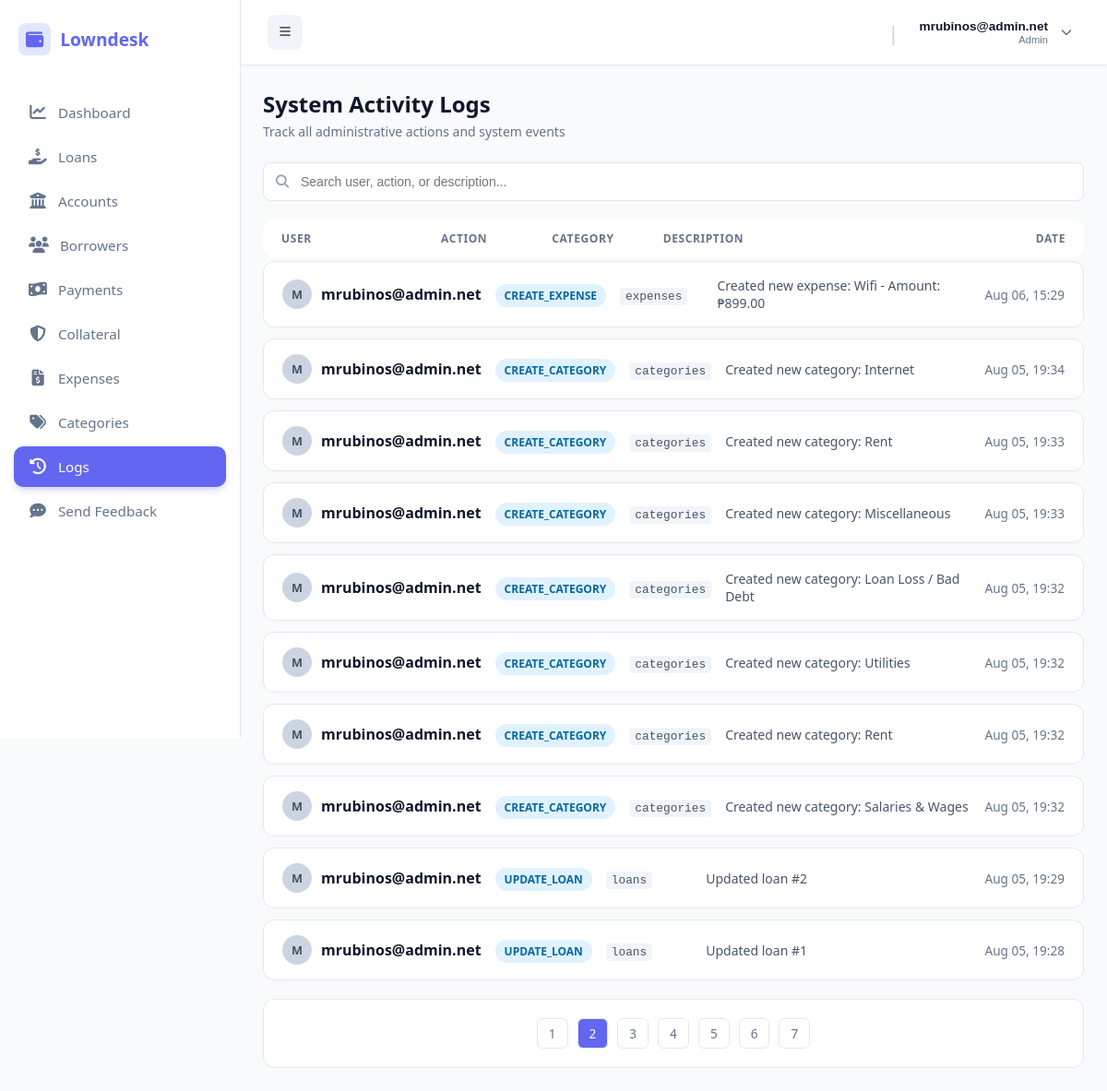
Screenshot of /public/index.php?url=activitylogs/index&page=2 (signed in) with the database file from the repository.
### tables this page shows
CREATE TABLE `activity_logs` (
  `id` int(11) NOT NULL,
  `company_id` int(11) NOT NULL,
  `user_id` int(11) NOT NULL,
  `action` varchar(50) NOT NULL,
  `table_name` varchar(50) DEFAULT NULL,
  `record_id` int(11) DEFAULT NULL,
  `description` text DEFAULT NULL,
  `ip_address` varchar(45) DEFAULT NULL,
  `created_at` timestamp NOT NULL DEFAULT current_timestamp()
);

CREATE TABLE `users` (
  `id` int(11) NOT NULL,
  `company_id` int(11) NOT NULL,
  `username` varchar(50) NOT NULL,
  `password` varchar(255) NOT NULL,
  `role` varchar(30) DEFAULT 'admin',
  `created_at` timestamp NOT NULL DEFAULT current_timestamp(),
  `status` tinyint(1) DEFAULT 1
);

### app/controllers/ActivityLogsController.php (called while the page is built, shortened)
<?php
require_once __DIR__ . '/../models/ActivityLog.php';
class ActivitylogsController {
    private $activityModel;
    public function __construct() {
        $this->activityModel = new ActivityLog();
    }
    public function index() {
        $company_id = $_SESSION['user']['company_id'];
        $limit = 10;
        $page = isset($_GET['page']) && (int)$_GET['page'] > 0 ? (int)$_GET['page'] : 1;
        $offset = ($page - 1) * $limit;
        $totalLogs = $this->activityModel->countByCompany($company_id);
        $totalPages = ceil($totalLogs / $limit);
        $logs = $this->activityModel->getPaginatedByCompany($company_id, $limit, $offset);
        require_once __DIR__ . '/../views/admin/activitylogs/index.php';
    }
}

### public/index.php (called while the page is built, shortened)
<?php
require_once __DIR__ . "/../app/core/Database.php";
require_once __DIR__ . "/../app/core/Model.php";
$init = new App();

### app/core/Database.php (called while the page is built)
<?php
class Database {
    private static $host = "localhost";
    private static $port = "3306";
    private static $db   = "loan_saas_db";
    private static $user = "root";
    private static $pass = "";
    public static function getConnection() {
        try {
            $conn = new PDO(
                "mysql:host=" . self::$host . ";port=" . self::$port . ";dbname=" . self::$db,
                self::$user,
                self::$pass
            );
            $conn->setAttribute(PDO::ATTR_ERRMODE, PDO::ERRMODE_EXCEPTION);
            $conn->setAttribute(PDO::ATTR_DEFAULT_FETCH_MODE, PDO::FETCH_ASSOC);
            return $conn;
        } catch (Exception $e) {
            die("Database connection failed: " . $e->getMessage());
        }
    }
}

### app/core/Model.php (called while the page is built, shortened)
<?php
require_once __DIR__ . "/Database.php";
class Model {
    public function __construct() {
        $this->conn = Database::getConnection();
    }
}

### app/models/ActivityLog.php (called while the page is built, shortened)
<?php
require_once __DIR__ . '/../core/Model.php';
class ActivityLog extends Model {
    public function countByCompany($company_id) {
        $stmt = $this->conn->prepare("SELECT COUNT(*) FROM activity_logs WHERE company_id = ?");
        $stmt->execute([$company_id]);
        return $stmt->fetchColumn();
    }
    public function getPaginatedByCompany($company_id, $limit, $offset) {
        $stmt = $this->conn->prepare("
            SELECT l.*, u.username
            FROM activity_logs l
            JOIN users u ON l.user_id = u.id
            WHERE l.company_id = ?
            ORDER BY l.created_at DESC
            LIMIT ? OFFSET ?
        ");
        $stmt->bindValue(1, (int)$company_id, PDO::PARAM_INT);
        $stmt->bindValue(2, (int)$limit, PDO::PARAM_INT);
        $stmt->bindValue(3, (int)$offset, PDO::PARAM_INT);
        $stmt->execute();
        return $stmt->fetchAll(PDO::FETCH_ASSOC);
    }
}

### app/views/admin/activitylogs/index.php (the view, shortened to what this page needs)
<?php require_once dirname(__DIR__, 2) . '/layouts/header.php'; ?>
<div class="page-container">
    <div class="page-header">
        <div>
            <h1 class="page-title">System Activity Logs</h1>
            <p class="page-subtitle">Track all administrative actions and system events</p>
        </div>
    </div>
    <div class="filter-card">
        <div class="search-wrapper">
            <i class="fas fa-search search-icon"></i>
            <input type="text" id="searchInput" class="search-input" placeholder="Search user, action, or description..." onkeyup="filterLogs()">
        </div>
    </div>
    <div class="log-list">
        <div class="log-row header">
            <div>User</div>
            <div>Action</div>
            <div>Category</div>
            <div>Description</div>
            <div style="text-align: right;">Date</div>
        </div>
        <?php if (empty($logs)): ?>
            <div style="padding: 40px; text-align: center; color: #94a3b8; background: #ffffff; border: 1px solid #e2e8f0; border-radius: 12px;">No recent activities found.</div>
        <?php else: ?>
            <?php foreach ($logs as $log): ?>
                <div class="log-row log-item"
                     data-username="<?= strtolower(htmlspecialchars($log['username'])) ?>"
                     data-action="<?= strtolower(htmlspecialchars($log['action'])) ?>"
                     data-table="<?= strtolower(htmlspecialchars($log['table_name'])) ?>"
                     data-description="<?= strtolower(htmlspecialchars($log['description'])) ?>">
                    <div data-label="User" style="display: flex; align-items: center;">
                        <div style="display: flex; align-items: center; width: 100%;">
                            <div class="avatar-mini"><?= strtoupper(substr($log['username'], 0, 1)) ?></div>
                            <strong style="color: #0f172a;"><?= htmlspecialchars($log['username']) ?></strong>
                        </div>
                    </div>
                    <div data-label="Action">
                        <span class="badge-info"><?= htmlspecialchars($log['action']) ?></span>
                    </div>
                    <div data-label="Category"><code style="color: #475569; background: #f1f5f9; padding: 2px 6px; border-radius: 4px; font-size: 0.8rem;"><?= htmlspecialchars($log['table_name']) ?></code></div>
                    <div data-label="Description" style="color: #475569; font-size: 0.875rem;"><?= htmlspecialchars($log['description']) ?></div>
                    <div data-label="Date" style="text-align: right;">
                        <span style="font-size: 0.85rem; color: #64748b;">
                            <?= date('M d, H:i', strtotime($log['created_at'])) ?>
                        </span>
                    </div>
                </div>
            <?php endforeach; ?>
        <?php endif; ?>
        <?php if ($totalPages > 1): ?>
            <div style="padding: 20px; display: flex; justify-content: center; gap: 10px; background: #ffffff; border: 1px solid #e2e8f0; border-radius: 12px; margin-top: 20px;">
                <?php for ($i = 1; $i <= $totalPages; $i++): ?>
                    <a href="?url=activitylogs/index&page=<?= $i ?>"
                       style="padding: 6px 12px; border-radius: 6px; text-decoration: none;
                              background: <?= ($i == $page) ? '#6366f1' : '#fff' ?>;
                              color: <?= ($i == $page) ? '#fff' : '#64748b' ?>;
                              border: 1px solid #e2e8f0; font-size: 0.85rem;">
                        <?= $i ?>
                    </a>
                <?php endfor; ?>
            </div>
        <?php endif; ?>
    </div>
</div>
<?php require_once dirname(__DIR__, 2) . '/layouts/footer.php'; ?>

### app/views/layouts/header.php (style rules this page uses)
:root { --sidebar-bg: #ffffff; --primary-color: #6366f1; --hover-bg: #f5f3ff; --text-main: #1e293b; --text-muted: #64748b; --border-color: #e2e8f0; }
body { margin: 0; font-family: 'Segoe UI', sans-serif; background: #f8fafc; display: flex; }

### app/views/admin/activitylogs/index.php (style rules this page uses)
.page-header { display: flex; justify-content: space-between; align-items: center; margin-bottom: 24px; }
.page-title { font-size: 1.5rem; font-weight: 700; color: #0f172a; margin: 0 0 4px 0; }
.page-subtitle { color: #64748b; font-size: 0.875rem; margin: 0; }
.filter-card { display: flex; gap: 16px; margin-bottom: 20px; align-items: center; }
.search-wrapper { position: relative; flex: 1; }
.search-icon { position: absolute; left: 14px; top: 50%; transform: translateY(-50%); color: #94a3b8; font-size: 0.9rem; }
.search-input { width: 100%; padding: 12px 16px 12px 40px; background: #ffffff; border: 1px solid #e2e8f0; border-radius: 8px; font-size: 0.875rem; color: #1e293b; outline: none; box-sizing: border-box; transition: border-color 0.2s; }
.log-list { background: transparent; }
.log-row { display: grid; grid-template-columns: 1.5fr 1fr 1fr 3fr 1fr; padding: 16px 20px; background: #ffffff; border: 1px solid #e2e8f0; border-radius: 12px; margin-bottom: 12px; align-items: center; gap: 15px; transition: background-color 0.15s; }
.log-row.header { background: #ffffff; font-weight: 700; color: #64748b; font-size: 0.75rem; letter-spacing: 0.05em; text-transform: uppercase; border: none; padding: 12px 20px; margin-bottom: 4px; }
.badge-info { background: #e0f2fe; color: #0369a1; padding: 4px 10px; border-radius: 20px; font-size: 0.75rem; font-weight: 600; white-space: nowrap; }
.avatar-mini { width: 32px; height: 32px; background: #cbd5e1; border-radius: 50%; display: flex; align-items: center; justify-content: center; font-weight: bold; font-size: 0.8rem; margin-right: 10px; flex-shrink: 0; color: #475569; }

### rows the page displays
activity_logs: user.username "M", user.username "mrubinos@admin.net", action "CREATE_EXPENSE", table_name "expenses", description "Created new expense: Wifi - Amount: ₱899.00", created_at "Aug 06, 15:29"
activity_logs: user.username "M", user.username "mrubinos@admin.net", action "CREATE_CATEGORY", table_name "categories", description "Created new category: Internet", created_at "Aug 05, 19:34"
activity_logs: user.username "M", user.username "mrubinos@admin.net", action "CREATE_CATEGORY", table_name "categories", description "Created new category: Rent", created_at "Aug 05, 19:33"
activity_logs: user.username "M", user.username "mrubinos@admin.net", action "CREATE_CATEGORY", table_name "categories", description "Created new category: Miscellaneous", created_at "Aug 05, 19:33"
activity_logs: user.username "M", user.username "mrubinos@admin.net", action "CREATE_CATEGORY", table_name "categories", description "Created new category: Loan Loss / Bad Debt", created_at "Aug 05, 19:32"
activity_logs: user.username "M", user.username "mrubinos@admin.net", action "CREATE_CATEGORY", table_name "categories", description "Created new category: Utilities", created_at "Aug 05, 19:32"
activity_logs: user.username "M", user.username "mrubinos@admin.net", action "CREATE_CATEGORY", table_name "categories", description "Created new category: Rent", created_at "Aug 05, 19:32"
activity_logs: user.username "M", user.username "mrubinos@admin.net", action "CREATE_CATEGORY", table_name "categories", description "Created new category: Salaries & Wages", created_at "Aug 05, 19:32"
activity_logs: user.username "M", user.username "mrubinos@admin.net", action "UPDATE_LOAN", table_name "loans", description "Updated loan #2", created_at "Aug 05, 19:29"
activity_logs: user.username "M", user.username "mrubinos@admin.net", action "UPDATE_LOAN", table_name "loans", description "Updated loan #1", created_at "Aug 05, 19:28"

### other values shown
$item['label'] "Dashboard"
$item['label'] "Loans"
$item['label'] "Accounts"
$item['label'] "Borrowers"
$item['label'] "Payments"
$item['label'] "Collateral"
$item['label'] "Expenses"
$item['label'] "Categories"
$item['label'] "Logs"
$item['label'] "Send Feedback"
$userName "mrubinos@admin.net"
$userRole ?: 'Active User' "Admin"
